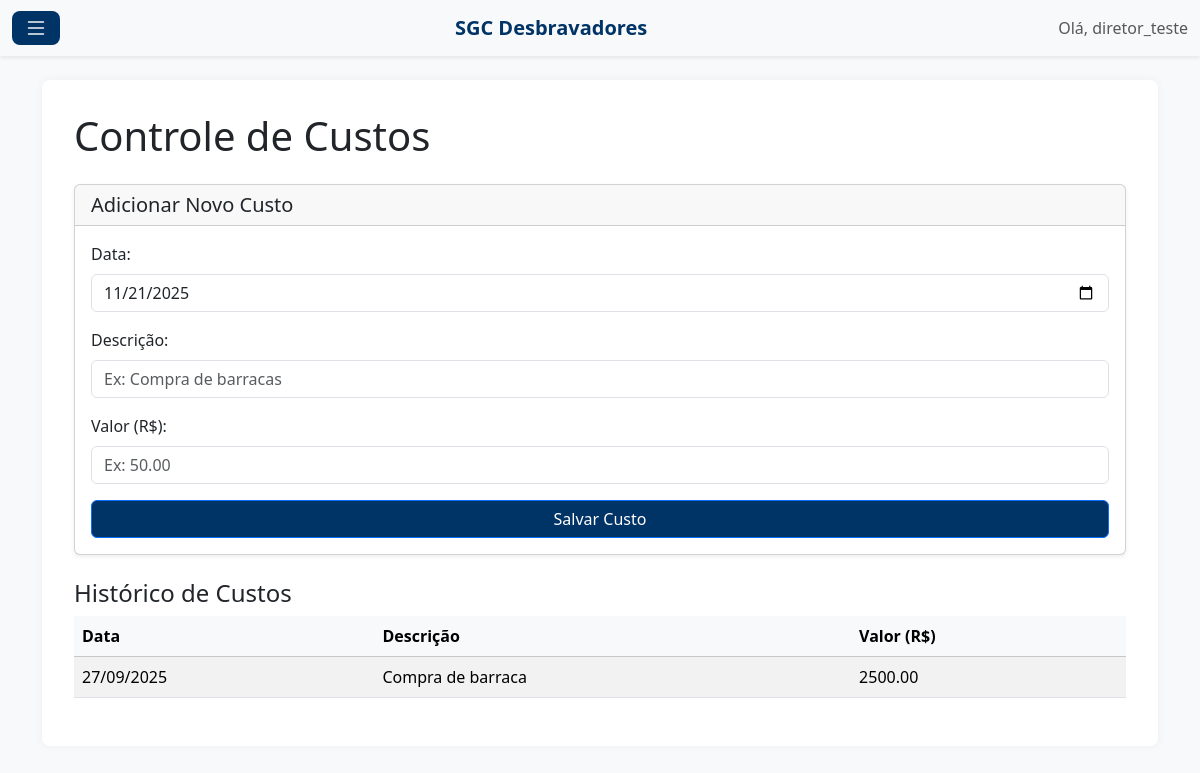
The page /financeiro/custos/ (signed in) on the database its author committed.
### cadastros/models.py (models this page shows, shortened)
class Transacao(models.Model):
    TIPO_CHOICES = (
        ('E', 'Entrada'),
        ('S', 'Saída'),
    )
    descricao = models.CharField(max_length=255)
    tipo = models.CharField(max_length=1, choices=TIPO_CHOICES)
    valor = models.DecimalField(max_digits=10, decimal_places=2)
    data = models.DateField(default=datetime.date.today)
    class Meta:
        ordering = ['-data']
        verbose_name_plural = "Transações"

### cadastros/views.py (the view)
# urls.py: path('financeiro/custos/', views.controle_de_custos, name='controle_de_custos'),
@login_required
def controle_de_custos(request):
    if request.method == 'POST':
        form = CustoForm(request.POST)
        if form.is_valid():
            form.save()
            return redirect('controle_de_custos')
    else:
        form = CustoForm()
    custos = Transacao.objects.filter(tipo='S')
    contexto = {
        'form': form,
        'custos': custos
    }
    return render(request, 'cadastros/controle_de_custos.html', contexto)

### cadastros/forms.py (shortened to what this page needs)
class CustoForm(forms.ModelForm):
    class Meta:
        model = Transacao
        fields = ['descricao', 'valor', 'data']
        widgets = {
            'descricao': forms.TextInput(attrs={'class': 'form-control', 'placeholder': 'Ex: Compra de barracas'}),
            'valor': forms.NumberInput(attrs={'class': 'form-control', 'placeholder': 'Ex: 50.00'}),
            'data': forms.DateInput(attrs={'class': 'form-control', 'type': 'date'}),
        }

### cadastros/templates/cadastros/controle_de_custos.html (shortened to what this page needs)
{% extends 'cadastros/base.html' %}
{% block content %}
<h1 class="mb-4">Controle de Custos</h1>
<div class="card shadow-sm mb-4">
    <div class="card-header">
        <h5 class="mb-0">Adicionar Novo Custo</h5>
    </div>
    <div class="card-body">
        <form method="post">
            <div class="mb-3">
                <label for="{{ form.data.id_for_label }}" class="form-label">Data:</label>
                {{ form.data }}
            </div>
            <div class="mb-3">
                <label for="{{ form.descricao.id_for_label }}" class="form-label">Descrição:</label>
                {{ form.descricao }}
            </div>
            <div class="mb-3">
                <label for="{{ form.valor.id_for_label }}" class="form-label">Valor (R$):</label>
                {{ form.valor }}
            </div>
            <button type="submit" class="btn btn-primary w-100" style="background-color: #003366;">Salvar Custo</button>
        </form>
    </div>
</div>
<h2 class="h4">Histórico de Custos</h2>
<div class="table-responsive">
    <table class="table table-striped table-hover">
        <thead class="table-light">
            <tr>
                <th>Data</th>
                <th>Descrição</th>
                <th>Valor (R$)</th>
            </tr>
        </thead>
        <tbody>
            {% for custo in custos %}
            <tr>
                <td>{{ custo.data|date:"d/m/Y" }}</td>
                <td>{{ custo.descricao }}</td>
                <td>{{ custo.valor|floatformat:2 }}</td>
            </tr>
            {% empty %}
            <tr>
                <td colspan="3" class="text-center">Nenhum custo registrado ainda.</td>
            </tr>
            {% endfor %}
        </tbody>
    </table>
</div>
{% endblock %}

### cadastros/templates/cadastros/base.html (shortened to what this page needs)
{% load static %}
<!DOCTYPE html>
<html lang="pt-br">
<head>
    <link href="https://cdn.jsdelivr.net/npm/bootstrap@5.3.3/dist/css/bootstrap.min.css" rel="stylesheet">
    <link rel="stylesheet" href="https://cdn.jsdelivr.net/npm/bootstrap-icons@1.11.3/font/bootstrap-icons.min.css">
</head>
<body>
    <nav class="navbar navbar-light bg-light shadow-sm">
        <div class="container-fluid">
            {% if user.is_authenticated %}
                <button class="btn btn-menu-toggle" type="button" data-bs-toggle="offcanvas" data-bs-target="#sidebarMenu" aria-controls="sidebarMenu">
                    <i class="bi bi-list"></i>
                </button>
            {% else %}
                <span></span> {% endif %}
            <a class="navbar-brand fw-bold" style="color: #003366;" href="{% if user.is_authenticated %}{% url 'lista_membros' %}{% else %}{% url 'login' %}{% endif %}">SGC Desbravadores</a>
            <div>
                {% if user.is_authenticated %}
                    <span class="navbar-text">
                        Olá, {{ user.username }}
                    </span>
                {% else %}
                    <a href="{% url 'login' %}" class="btn btn-outline-primary">Login</a>
                {% endif %}
            </div>
        </div>
    </nav>
    <main class="container mt-4">
        <div class="content">
            {% block content %}
            {% endblock %}
        </div>
    </main>
</body>
</html>

### cadastros/templates/cadastros/base.html (style rules this page uses)
body { background-color: #f8f9fa; }
.content { background-color: white; padding: 2rem; border-radius: 8px; box-shadow: 0 0 10px rgba(0,0,0,0.05); }
.btn-menu-toggle { background-color: #003366; color: white; border: none; font-size: 1.5rem; padding: 5px 12px; line-height: 1; border-radius: 8px; transition: transform 0.2s ease-in-out, box-shadow 0.2s ease-in-out; }

### rows shown on the page
Transacao: data "27/09/2025", descricao "Compra de barraca", valor "2500.00"

### other values the page prints
{{ user.username }} "diretor_teste"
